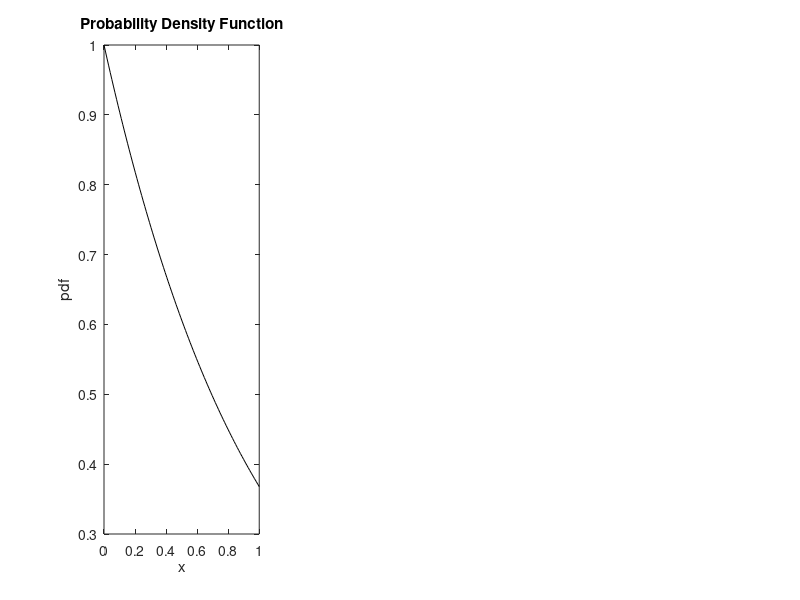

The MATLAB script that drew this image:
% Code exploring the normal distribution

lambda = 1;
xmin = 0; % min for pdf and cdf plot
xmax = 1; % max for plot
n = 100; % number of points on the plot
k = 1000 % number of samples for histogram

% create a set of values from xmin to xmax
x = linspace (xmin, xmax, n)
a = exppdf (x, lambda) % pdf


figure (1); clf;

subplot (1, 3, 1);
plot (x, a, 'k-');
xlabel ('x'); ylabel ('pdf');
title ('Probability Density Function');

# subplot (1, 3, 2);
# plot (x, c, 'k-');
# xlabel ('x'); ylabel ('cdf');
# title ('Cumulative Density Function');

# % draw k random numbers from a N (mu, sigma) distribution
# y = betarnd(alpha, beta, k, 1);

# subplot (1,3,3);
# hist(y, 20);
# xlabel ('x'); ylabel ('frequencies');
# title ('Histogram of random values');